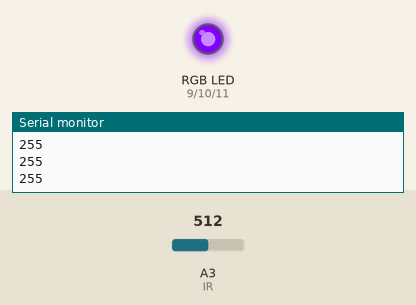
Simulated run of this sketch. Board: Arduino Uno, built with avr-gcc and run on an emulated ATmega328P. On the bench: an RGB LED mixed from three pins (HIGH = lit), the last lines printed to the serial monitor. The test bench sets the inputs (shaded band); at power-on: A3 (IR) = 512. Dim RGB values are drawn brighter than linear.

Above: at 1.2 s.
1.3 s: A3 (IR) set to 716
At 1.6 s:
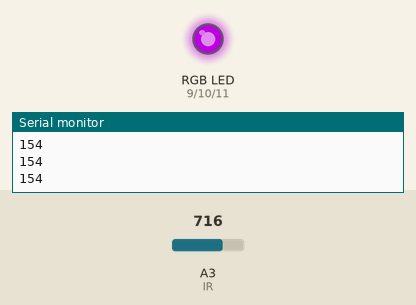
2.8 s: A3 (IR) set to 511
At 4.0 s:
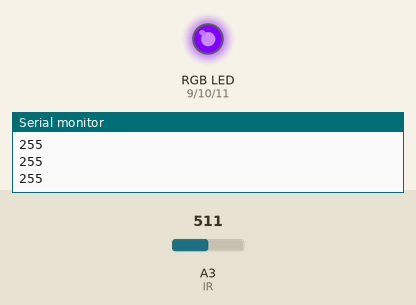
4.3 s: A3 (IR) set to 306
At 5.1 s:
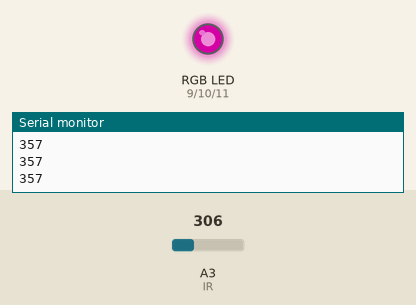
5.8 s: A3 (IR) set to 1023
At 6.3 s:
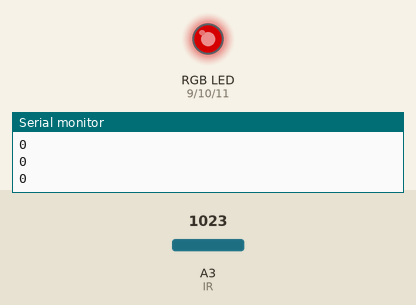
Timing chart, 0 to 8.3 s (numbered marks = the images above; inputs shaded):
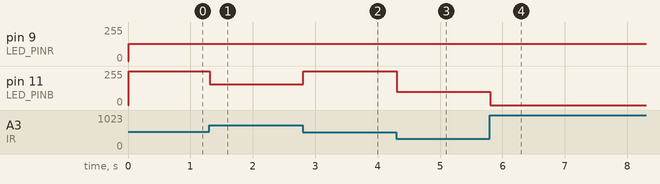

Measured:
- after the input at 1.3 s, pin 11 (LED_PINB): 255/255 → 154/255 at once
- after the input at 2.8 s, pin 11 (LED_PINB): 154/255 → 255/255 at once
- after the input at 4.3 s, pin 11 (LED_PINB): 255/255 → 101/255 at once
- after the input at 5.8 s, pin 11 (LED_PINB): 101/255 → 0/255 at once

The sketch:

OPS3.5Project5.ino
```cpp
long zero;
#define IR 17
#define LED_PINB 11
#define LED_PING 10
#define LED_PINR 9

void setup() {
  pinMode(IR, INPUT);
  pinMode(LED_PINB, OUTPUT);
  pinMode(LED_PING, OUTPUT);
  pinMode(LED_PINR, OUTPUT);
  zero = 0;
  Serial.begin(9600);
  for (int i = 0; i < 100; i++)
    zero += analogRead(IR);
  zero /= 100;
}

void loop() {
  int val = analogRead(IR);
  constrain(val, 0, 800);
  val = map(val, zero, 1023, 255, 0);
  Serial.println(val);
  setColor(130, 0, val);

}
void setColor(int redValue, int greenValue,  int blueValue) {
  analogWrite(LED_PINR, redValue);
  analogWrite(LED_PING,  greenValue);
  analogWrite(LED_PINB, blueValue);
}
```
